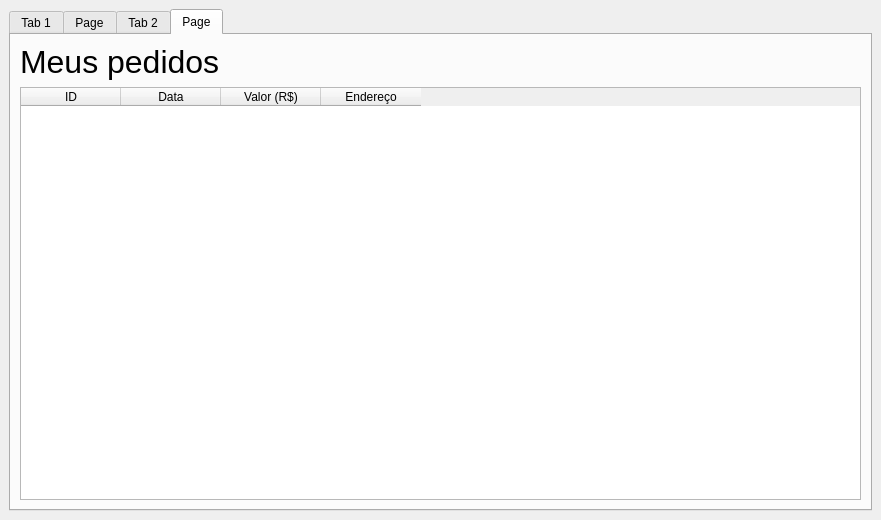
<?xml version="1.0" encoding="UTF-8"?>
<ui version="4.0">
 <class>MainWindow</class>
 <widget class="QMainWindow" name="MainWindow">
  <property name="geometry">
   <rect>
    <x>0</x>
    <y>0</y>
    <width>881</width>
    <height>520</height>
   </rect>
  </property>
  <property name="windowTitle">
   <string>MainWindow</string>
  </property>
  <widget class="QWidget" name="centralwidget">
   <layout class="QGridLayout" name="gridLayout">
    <item row="0" column="0">
     <widget class="QTabWidget" name="tabWidgetCliente">
      <property name="currentIndex">
       <number>3</number>
      </property>
      <widget class="QWidget" name="tab_Home">
       <attribute name="title">
        <string>Tab 1</string>
       </attribute>
       <widget class="QWidget" name="">
        <property name="geometry">
         <rect>
          <x>0</x>
          <y>0</y>
          <width>171</width>
          <height>62</height>
         </rect>
        </property>
        <layout class="QVBoxLayout" name="verticalLayout">
         <item>
          <widget class="QLabel" name="label_2">
           <property name="text">
            <string>&lt;html&gt;&lt;head/&gt;&lt;body&gt;&lt;p&gt;&lt;span style=&quot; font-size:12pt;&quot;&gt;Produtos&lt;/span&gt;&lt;/p&gt;&lt;/body&gt;&lt;/html&gt;</string>
           </property>
          </widget>
         </item>
         <item>
          <widget class="QComboBox" name="comboBoxListaProduto"/>
         </item>
        </layout>
       </widget>
       <widget class="QWidget" name="">
        <property name="geometry">
         <rect>
          <x>250</x>
          <y>0</y>
          <width>258</width>
          <height>301</height>
         </rect>
        </property>
        <layout class="QVBoxLayout" name="verticalLayout_2">
         <item>
          <widget class="QLabel" name="label">
           <property name="text">
            <string>&lt;html&gt;&lt;head/&gt;&lt;body&gt;&lt;p&gt;&lt;span style=&quot; font-size:12pt;&quot;&gt;Descrição&lt;/span&gt;&lt;/p&gt;&lt;/body&gt;&lt;/html&gt;</string>
           </property>
          </widget>
         </item>
         <item>
          <widget class="QTextEdit" name="textEditDescricaoProduto"/>
         </item>
         <item>
          <widget class="QPushButton" name="pushButtonAddCarrinho">
           <property name="text">
            <string>Adicionar ao carrinho</string>
           </property>
          </widget>
         </item>
        </layout>
       </widget>
       <widget class="QWidget" name="">
        <property name="geometry">
         <rect>
          <x>590</x>
          <y>0</y>
          <width>260</width>
          <height>376</height>
         </rect>
        </property>
        <layout class="QVBoxLayout" name="verticalLayout_4">
         <item>
          <layout class="QVBoxLayout" name="verticalLayout_3">
           <item>
            <widget class="QLabel" name="label_3">
             <property name="text">
              <string>&lt;html&gt;&lt;head/&gt;&lt;body&gt;&lt;p&gt;&lt;span style=&quot; font-size:12pt;&quot;&gt;Resumo do pedido&lt;/span&gt;&lt;/p&gt;&lt;/body&gt;&lt;/html&gt;</string>
             </property>
            </widget>
           </item>
           <item>
            <widget class="QTextEdit" name="textEditResumoPedido"/>
           </item>
          </layout>
         </item>
         <item>
          <layout class="QHBoxLayout" name="horizontalLayout_2">
           <item>
            <widget class="QLabel" name="label_6">
             <property name="text">
              <string>&lt;html&gt;&lt;head/&gt;&lt;body&gt;&lt;p&gt;&lt;span style=&quot; font-size:12pt;&quot;&gt;Total:&lt;/span&gt;&lt;/p&gt;&lt;/body&gt;&lt;/html&gt;</string>
             </property>
            </widget>
           </item>
           <item>
            <widget class="QLineEdit" name="lineEditTotalPedido"/>
           </item>
          </layout>
         </item>
         <item>
          <layout class="QHBoxLayout" name="horizontalLayout">
           <item>
            <widget class="QComboBox" name="comboBoxResumoPedido"/>
           </item>
           <item>
            <widget class="QPushButton" name="pushButtonRemoverCarrinho">
             <property name="text">
              <string>Remover</string>
             </property>
            </widget>
           </item>
          </layout>
         </item>
         <item>
          <widget class="QPushButton" name="pushButtonProsseguir">
           <property name="text">
            <string>Prosseguir</string>
           </property>
          </widget>
         </item>
        </layout>
       </widget>
      </widget>
      <widget class="QWidget" name="tab_Login">
       <attribute name="title">
        <string>Page</string>
       </attribute>
       <widget class="QWidget" name="layoutWidget_6">
        <property name="geometry">
         <rect>
          <x>400</x>
          <y>50</y>
          <width>321</width>
          <height>368</height>
         </rect>
        </property>
        <layout class="QVBoxLayout" name="verticalLayout_19">
         <item>
          <layout class="QVBoxLayout" name="verticalLayout_20">
           <item>
            <widget class="QLabel" name="label_23">
             <property name="text">
              <string>&lt;html&gt;&lt;head/&gt;&lt;body&gt;&lt;p&gt;&lt;span style=&quot; font-size:24pt;&quot;&gt;Cadastre-se&lt;/span&gt;&lt;/p&gt;&lt;/body&gt;&lt;/html&gt;</string>
             </property>
            </widget>
           </item>
           <item>
            <widget class="QLabel" name="label_17">
             <property name="text">
              <string>&lt;html&gt;&lt;head/&gt;&lt;body&gt;&lt;p&gt;&lt;span style=&quot; font-size:12pt;&quot;&gt;Nome&lt;/span&gt;&lt;/p&gt;&lt;/body&gt;&lt;/html&gt;</string>
             </property>
            </widget>
           </item>
           <item>
            <widget class="QLineEdit" name="lineEditCadastroNome"/>
           </item>
          </layout>
         </item>
         <item>
          <layout class="QVBoxLayout" name="verticalLayout_21">
           <item>
            <widget class="QLabel" name="label_18">
             <property name="text">
              <string>&lt;html&gt;&lt;head/&gt;&lt;body&gt;&lt;p&gt;&lt;span style=&quot; font-size:12pt;&quot;&gt;Endereço&lt;/span&gt;&lt;/p&gt;&lt;/body&gt;&lt;/html&gt;</string>
             </property>
            </widget>
           </item>
           <item>
            <widget class="QLineEdit" name="lineEditCadastroEndereco"/>
           </item>
          </layout>
         </item>
         <item>
          <layout class="QVBoxLayout" name="verticalLayout_22">
           <item>
            <widget class="QLabel" name="label_19">
             <property name="text">
              <string>&lt;html&gt;&lt;head/&gt;&lt;body&gt;&lt;p&gt;&lt;span style=&quot; font-size:12pt;&quot;&gt;Telefone&lt;/span&gt;&lt;/p&gt;&lt;/body&gt;&lt;/html&gt;</string>
             </property>
            </widget>
           </item>
           <item>
            <widget class="QLineEdit" name="lineEditCadastroTelefone"/>
           </item>
          </layout>
         </item>
         <item>
          <layout class="QVBoxLayout" name="verticalLayout_23">
           <item>
            <widget class="QLabel" name="label_20">
             <property name="text">
              <string>&lt;html&gt;&lt;head/&gt;&lt;body&gt;&lt;p&gt;&lt;span style=&quot; font-size:12pt;&quot;&gt;CPF&lt;/span&gt;&lt;/p&gt;&lt;/body&gt;&lt;/html&gt;</string>
             </property>
            </widget>
           </item>
           <item>
            <widget class="QLineEdit" name="lineEditCadastroCPF"/>
           </item>
           <item>
            <widget class="QPushButton" name="pushButtonRegistrar">
             <property name="text">
              <string>CADASTRAR</string>
             </property>
            </widget>
           </item>
          </layout>
         </item>
        </layout>
       </widget>
       <widget class="QWidget" name="layoutWidget_7">
        <property name="geometry">
         <rect>
          <x>130</x>
          <y>50</y>
          <width>156</width>
          <height>159</height>
         </rect>
        </property>
        <layout class="QVBoxLayout" name="verticalLayout_24">
         <item>
          <widget class="QLabel" name="label_22">
           <property name="text">
            <string>&lt;html&gt;&lt;head/&gt;&lt;body&gt;&lt;p&gt;&lt;span style=&quot; font-size:24pt;&quot;&gt;Login&lt;/span&gt;&lt;/p&gt;&lt;/body&gt;&lt;/html&gt;</string>
           </property>
          </widget>
         </item>
         <item>
          <widget class="QLabel" name="label_21">
           <property name="text">
            <string>&lt;html&gt;&lt;head/&gt;&lt;body&gt;&lt;p&gt;&lt;span style=&quot; font-size:12pt;&quot;&gt;CPF&lt;/span&gt;&lt;/p&gt;&lt;/body&gt;&lt;/html&gt;</string>
           </property>
          </widget>
         </item>
         <item>
          <widget class="QLineEdit" name="lineEditCadastroCPF_2"/>
         </item>
         <item>
          <widget class="QPushButton" name="pushButtonLogin">
           <property name="text">
            <string>LOGIN</string>
           </property>
          </widget>
         </item>
        </layout>
       </widget>
       <widget class="Line" name="line">
        <property name="geometry">
         <rect>
          <x>290</x>
          <y>50</y>
          <width>111</width>
          <height>361</height>
         </rect>
        </property>
        <property name="orientation">
         <enum>Qt::Vertical</enum>
        </property>
       </widget>
      </widget>
      <widget class="QWidget" name="tab_Acc">
       <attribute name="title">
        <string>Tab 2</string>
       </attribute>
       <widget class="QWidget" name="">
        <property name="geometry">
         <rect>
          <x>270</x>
          <y>50</y>
          <width>321</width>
          <height>332</height>
         </rect>
        </property>
        <layout class="QVBoxLayout" name="verticalLayout_9">
         <item>
          <layout class="QVBoxLayout" name="verticalLayout_5">
           <item>
            <widget class="QLabel" name="label_24">
             <property name="text">
              <string>&lt;html&gt;&lt;head/&gt;&lt;body&gt;&lt;p&gt;&lt;span style=&quot; font-size:24pt;&quot;&gt;Alterar dados&lt;/span&gt;&lt;/p&gt;&lt;/body&gt;&lt;/html&gt;</string>
             </property>
            </widget>
           </item>
           <item>
            <widget class="QLabel" name="label_4">
             <property name="text">
              <string>&lt;html&gt;&lt;head/&gt;&lt;body&gt;&lt;p&gt;&lt;span style=&quot; font-size:12pt;&quot;&gt;Nome&lt;/span&gt;&lt;/p&gt;&lt;/body&gt;&lt;/html&gt;</string>
             </property>
            </widget>
           </item>
           <item>
            <widget class="QLineEdit" name="lineEditAccNome"/>
           </item>
          </layout>
         </item>
         <item>
          <layout class="QVBoxLayout" name="verticalLayout_6">
           <item>
            <widget class="QLabel" name="label_5">
             <property name="text">
              <string>&lt;html&gt;&lt;head/&gt;&lt;body&gt;&lt;p&gt;&lt;span style=&quot; font-size:12pt;&quot;&gt;Endereço&lt;/span&gt;&lt;/p&gt;&lt;/body&gt;&lt;/html&gt;</string>
             </property>
            </widget>
           </item>
           <item>
            <widget class="QLineEdit" name="lineEditAccEndereco"/>
           </item>
          </layout>
         </item>
         <item>
          <layout class="QVBoxLayout" name="verticalLayout_7">
           <item>
            <widget class="QLabel" name="label_8">
             <property name="text">
              <string>&lt;html&gt;&lt;head/&gt;&lt;body&gt;&lt;p&gt;&lt;span style=&quot; font-size:12pt;&quot;&gt;Telefone&lt;/span&gt;&lt;/p&gt;&lt;/body&gt;&lt;/html&gt;</string>
             </property>
            </widget>
           </item>
           <item>
            <widget class="QLineEdit" name="lineEditAccTelefone"/>
           </item>
          </layout>
         </item>
         <item>
          <layout class="QVBoxLayout" name="verticalLayout_8">
           <item>
            <widget class="QLabel" name="label_9">
             <property name="text">
              <string>&lt;html&gt;&lt;head/&gt;&lt;body&gt;&lt;p&gt;&lt;span style=&quot; font-size:12pt;&quot;&gt;CPF&lt;/span&gt;&lt;/p&gt;&lt;/body&gt;&lt;/html&gt;</string>
             </property>
            </widget>
           </item>
           <item>
            <widget class="QLineEdit" name="lineEditAccCPF"/>
           </item>
          </layout>
         </item>
        </layout>
       </widget>
       <widget class="QWidget" name="">
        <property name="geometry">
         <rect>
          <x>390</x>
          <y>400</y>
          <width>195</width>
          <height>31</height>
         </rect>
        </property>
        <layout class="QHBoxLayout" name="horizontalLayout_3">
         <item>
          <widget class="QPushButton" name="pushButtonAccCancelar">
           <property name="text">
            <string>CANCELAR</string>
           </property>
          </widget>
         </item>
         <item>
          <widget class="QPushButton" name="pushButtonAccSalvar">
           <property name="text">
            <string>SALVAR</string>
           </property>
          </widget>
         </item>
        </layout>
       </widget>
      </widget>
      <widget class="QWidget" name="tabClientePedidos">
       <attribute name="title">
        <string>Page</string>
       </attribute>
       <layout class="QGridLayout" name="gridLayout_2">
        <item row="1" column="0">
         <widget class="QTableWidget" name="tableWidgetGridPedidos">
          <column>
           <property name="text">
            <string>ID</string>
           </property>
          </column>
          <column>
           <property name="text">
            <string>Data</string>
           </property>
          </column>
          <column>
           <property name="text">
            <string>Valor (R$)</string>
           </property>
          </column>
          <column>
           <property name="text">
            <string>Endereço</string>
           </property>
          </column>
         </widget>
        </item>
        <item row="0" column="0">
         <widget class="QLabel" name="label_25">
          <property name="text">
           <string>&lt;html&gt;&lt;head/&gt;&lt;body&gt;&lt;p&gt;&lt;span style=&quot; font-size:24pt;&quot;&gt;Meus pedidos&lt;/span&gt;&lt;/p&gt;&lt;/body&gt;&lt;/html&gt;</string>
          </property>
         </widget>
        </item>
       </layout>
      </widget>
     </widget>
    </item>
   </layout>
  </widget>
  <action name="actionAlterar_dados">
   <property name="text">
    <string>Alterar dados</string>
   </property>
  </action>
  <action name="actionMeus_pedidos">
   <property name="text">
    <string>Meus pedidos</string>
   </property>
  </action>
 </widget>
 <resources/>
 <connections/>
</ui>
